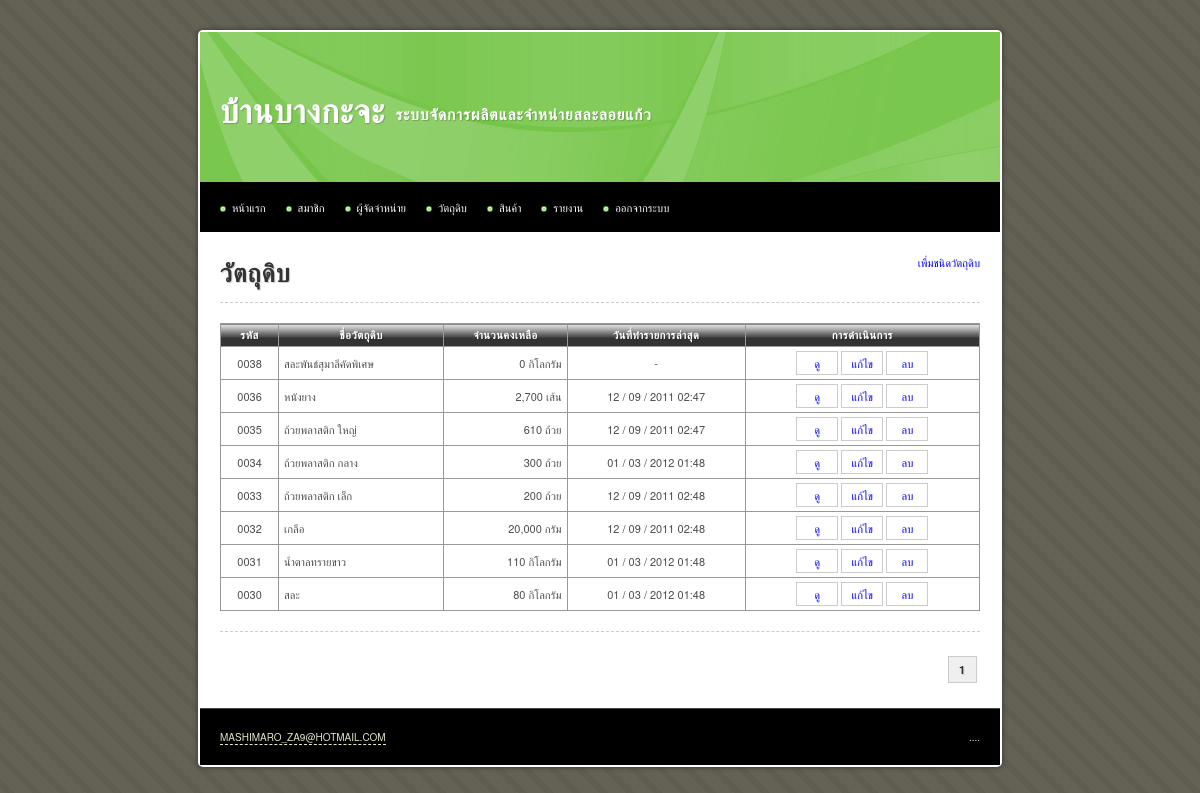
The app's page /main/material.php (signed in), older data.
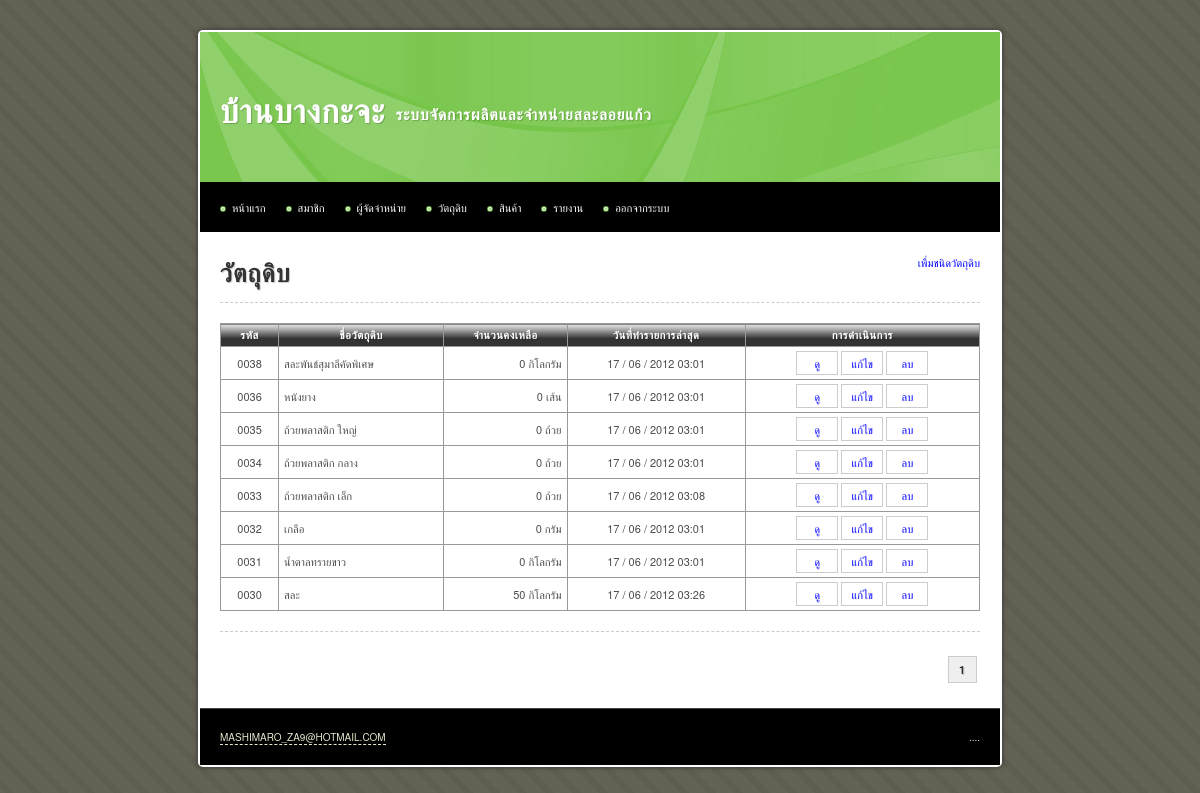
The same page, newer data.
### tables this page shows
CREATE TABLE IF NOT EXISTS `material` (
  `id` int(10) unsigned NOT NULL AUTO_INCREMENT,
  `name` varchar(255) NOT NULL,
  `description` text,
  `total` int(10) unsigned NOT NULL DEFAULT '0',
  `stock_min` int(10) unsigned NOT NULL DEFAULT '0',
  `stock_max` int(10) unsigned NOT NULL DEFAULT '0',
  `unit` varchar(255) NOT NULL,
  `average_cost_per_unit` decimal(10,2) unsigned NOT NULL DEFAULT '0.00',
  `date_create` datetime NOT NULL,
  `date_update` timestamp NOT NULL DEFAULT CURRENT_TIMESTAMP,
  `date_update_transaction` datetime DEFAULT NULL,
  PRIMARY KEY (`id`)
);

### iic_tools/helpers/iic_utilities_helper.php (called while the page is built, shortened)
<?php
function change_date_format($date, $old_separator = "-", $old_format = 'y-m-d', $new_separator = " / ", $new_format = "d-m-y")
{
	@list($_old_format_path1, $_old_format_path2, $_old_format_path3) = explode('-', $old_format);
	@list($_date_path[$_old_format_path1], $_date_path[$_old_format_path2], $_date_path[$_old_format_path3]) = explode($old_separator, $date);
	@list($_new_format_path1, $_new_format_path2, $_new_format_path3) = explode('-', $new_format);
	$_new_date = $_date_path[$_new_format_path1].$new_separator.$_date_path[$_new_format_path2].$new_separator.$_date_path[$_new_format_path3];
	return $_new_date;
}
function change_date_time_format($date_time)
{
	@list($_date, $_time) = explode(" ", $date_time);
	$_new_date		= change_date_format($_date);
	$_new_date_time = $_new_date.' '.substr($_time, 0, 5);
	return $_new_date_time;
}
function zero_fill($length, $data)
{
	while(strlen($data) < $length)
	{
		$data = '0'.$data;
	}
	return $data;
}
function remove_comma($number, $decimal = 0)
{
	$_int		= 0;
	$_decimal	= '';
	if(count(explode (".", $number)) > 1)
	{
		list($_int, $_decimal) = explode (".", $number);
	}
	else
	{
		$_int = ($number == '') ? 0 : $number;
	}
	$_int = explode (',', $_int);
	$_int = implode ($_int);
	$_new_number = $_int.$_decimal;
	return $_new_number;
}
function add_comma($number, $decimal = 0)
{
	$_sign		= '';
	$_int		= 0;
	$_decimal	= '';
	if(count(explode (".", $number)) > 1)
	{
		list($_int, $_decimal) = explode (".", $number);
	}
	else
	{
		$_int = ($number == '') ? 0 : $number;
	}
	$_int = remove_comma($_int);
	if($_int < 0)
	{
		$_sign = '-';
		$_int = str_replace('-', '', $_int);
	}
	else
	{
		$_sign = '';
	}
	$_total_loop = (strlen($_int) > 3) ? floor(strlen($_int) / 3) : 0;
	for($_loop = $_total_loop; $_loop > 0; $_loop--)
	{
		$_length = (3 * $_loop) * -1;
		$_int = substr_replace($_int, ',', $_length, 0 );
	}
	$_new_number = $_sign.$_int.$_decimal;
	return $_new_number;
}

### main/material.php (the view, shortened to what this page needs)
<?php
$sql = 'SELECT * FROM material';
$query = mysql_query($sql);
$total_rows = mysql_num_rows($query);
$rows_per_page = 10;
$limit_start = ($_GET['page'] - 1) * $rows_per_page;
$target = 'material.php?page=';
?>
<!DOCTYPE html PUBLIC "-//W3C//DTD XHTML 1.0 Transitional//EN" "http://www.w3.org/TR/xhtml1/DTD/xhtml1-transitional.dtd">
<html xmlns="http://www.w3.org/1999/xhtml">
<head>
<?php include("inc.css.php"); ?>
</head>
<body>
<div id="container">
	<?php include("inc.header.php"); ?>
	<div id="content">
		<a href="material_create.php" class="float_r">เพื่มชนิดวัตถุดิบ</a>
		<h1>วัตถุดิบ</h1>
		<hr />
			<form method="post" action="material_order_create.php">
				<table width="100%" border="1" align="center" cellpadding="5" cellspacing="0">
					<thead>
						<tr>
							<th scope="col">รหัส</th>
							<th scope="col">ชื่อวัตถุดิบ</th>
							<th scope="col">จำนวนคงเหลือ</th>
							<th scope="col">วันที่ทำรายการล่าสุด</th>
							<th scope="col">การดำเนินการ</th>
						</tr>
					</thead>
					<tbody>
						<?php
						$sql = 'SELECT *
								FROM material
								ORDER BY id DESC
								LIMIT '.$limit_start.', '.$rows_per_page;
						$query = mysql_query($sql);
						$query_row = mysql_num_rows($query);
						if($query_row > 0)
						{
							while($data = mysql_fetch_array($query))
							{
								$date_update_transaction = (is_null($data['date_update_transaction'])) ? '-' : change_date_time_format($data['date_update_transaction']);
								echo '	<tr>
											<td class="center">'.zero_fill(4, $data['id']).'</td>
											<td>'.$data['name'].'</td>
											<td class="right">'.add_comma($data['total']).' '.$data['unit'].'</td>
											<td class="center">'.$date_update_transaction.'</td>
											<td class="center">
												<a class="button" href="material_view.php?id='.$data['id'].'">ดู</a>
												<a class="button" href="material_update.php?id='.$data['id'].'">แก้ไข</a>
												<a class="button" href="material_delete.php?id='.$data['id'].'">ลบ</a>
											</td>
										</tr>';
							}
						}
						else
						{
							echo '<tr><td colspan="7" class="center">ไม่มีข้อมูล</td></tr>';
						}
						?>
					</tbody>
				</table>
			</form>
		<hr />
		<div class="pagination">
			<?php echo get_pagination($total_rows, $target, $_GET['page'], $rows_per_page); ?>
		</div>
	</div>
	<?php include("inc.footer.php"); ?>
</div>
</body>
</html>

### main/inc.css.php
<link rel="stylesheet" type="text/css" href="../iic_tools/css/aristo/Aristo.css" />
<link rel="stylesheet" type="text/css" href="../iic_tools/css/iic_layout.css" />
<link rel="stylesheet" type="text/css" href="../iic_tools/css/iic_style.css" />
<link rel="stylesheet" type="text/css" href="../css/style.css" />

### main/inc.header.php (shortened to what this page needs)
<div id="header">
	<h1>บ้านบางกะจะ</h1>
	<h2>ระบบจัดการผลิตและจำหน่ายสละลอยแก้ว</h2>
</div>
<div id="menu">
	<ul>
		<li><a href="index.php">หน้าแรก</a></li>
		<li><a href="member.php">สมาชิก</a></li>
		<li><a href="supplier.php">ผู้จัดจำหน่าย</a></li>
		<li><a href="material.php">วัตถุดิบ</a>
			</li>
		<li><a href="product.php">สินค้า</a>
		</li>
		<li>
			<a href="#">รายงาน</a>
		</li>
		<li><a href="logout.php">ออกจากระบบ</a></li>
	</ul>
</div>

### iic_tools/helpers/iic_crud_helper.php (shortened to what this page needs)
<?php
function get_pagination($total_rows, $target, $current_page, $rows_per_page = 10)
{
	$_total_page = ceil($total_rows / $rows_per_page);
	$_pagination = '';
	$_loop = 1;
	while($_loop <= $_total_page)
	{
		if($_loop <= 3 || $_loop > ($_total_page - 3))
		{
			if($_loop == $current_page)
			{
				$_pagination .= '<strong>'.$_loop.'</strong>';
			}
			else
			{
				$_pagination .= '<a href="'.$target.$_loop.'" title="Page '.$_loop.'">&nbsp;'.$_loop.'&nbsp;</a>';
			}
		}
		$_loop++;
	}
	return $_pagination;
}

### main/inc.footer.php
<div id="footer">
	<p class="copyright"><a href="http://famfamfam.com/">mashimaro_za9@hotmail.com</a></p>
	<p class="links">....</p>
</div>

### iic_tools/css/iic_layout.css (style rules this page uses)
html, body, div, span, applet, object, iframe, h1, h2, h3, h4, h5, h6, p, blockquote, pre, a, abbr, acronym, address, big, cite, code, del, dfn, em, font, img, ins, kbd, q, s, samp, small, strike, strong, sub, sup, tt, var, b, u, i, center, dl, dt, dd, ol, ul, li, fieldset, form, label, legend, table, caption, tbody, tfoot, thead, tr, th, td { margin:0; padding:0; border:0; outline:0; font-size:100%; vertical-align:baseline; background:transparent }
ol, ul { list-style:none }
table { border-collapse:collapse; border-spacing:0 }
body { font: 14px/1.5 'Microsoft Sans Serif', 'Helvetica Neue', Arial, 'Liberation Sans', FreeSans, sans-serif }
hr { border:0 #ccc solid; border-top-width:1px; clear:both; height:0 }
h1 { font-size:25px }
h2 { font-size:23px }
li { margin-left:30px }
p, dl, hr, h1, h2, h3, h4, h5, h6, h7, ol, ul, pre, table, address, fieldset { margin-bottom:20px }

### iic_tools/css/iic_style.css (style rules this page uses)
.float_r { float: right; }
.center { text-align: center; }
.right { text-align: right; }
a:link { color: #00F; text-decoration: none; }
thead th { background-image: url(../img/bg_th.png); white-space: nowrap; }
a[class^=button] { color: #4F4F4F }
.pagination { float: right; margin: 8px 0px; text-align: right; }
.pagination strong, .pagination .current { border: 1px solid #CCC; background-color: #EFEFEF; padding: 5px 10px; margin: 0px 3px; }

### css/style.css (style rules this page uses)
body { margin: 30px 0px 20px 0px; padding: 0; background: #D7D7BD url(../images/img01.png) repeat; text-align: justify; line-height: 20px; font-size: 11px; color: #4C4C4C; }
h1, h2, h3, h4, h5, h6, th, b, strong { color: #333; letter-spacing: 1px; text-shadow: 1px 1px 1px rgba(0, 0, 0, 0.2); -moz-text-shadow: 1px 1px 1px rgba(0, 0, 0, 0.2); -webkit-text-shadow: 1px 1px 1px rgba(0, 0, 0, 0.2); }
hr { border-style: dashed; }
#container { background: #FFF; display: table; width: 800px; margin: auto; padding: 2px; border-radius: 5px; -moz-border-radius: 5px; -webkit-border-radius: 5px; box-shadow: 0px 0px 5px #333; -moz-box-shadow: 0px 0px 5px #333; -webkit-box-shadow: 0px 0px 5px #333; }
#content { background: #FFF; padding: 20px; }
#content h1 { margin-top: 10px; }
a.button { border: 1px solid #CCC; color: #00F; display: inline-block; margin: 3px 0px; min-width: 30px; padding: 1px 5px; }
table { border: 1px solid #000; border-collapse: collapse; width: 100% }
table td, table th { padding: 1px 5px; border: 1px solid #999; border-collapse: collapse; }
table th { background-color: #333; border: 1px solid #999; color: #FFF; text-align: center; letter-spacing: 0.5px; }
#header { height: 150px; margin: 0px auto; background: #FFAC16 url(../images/img03.jpg) left top; }
#header h1, #header h2 { margin: 0px; padding: 0; text-transform: uppercase; font-family: Arial, Helvetica, sans-serif; font-weight: bold; color: #FFFFFF; }
#header h1 { float: left; padding: 70px 10px 10px 20px; font-size: 3em; }
#header h2 { padding: 73px 10px 0px 0px; font-size: 1.4em; }
#menu { background: #000; height: 50px; line-height: 50px; margin: 0px auto; padding: 0 0 0 20px; }
#menu ul { margin: 0px; list-style: none; }
#menu ul li { float: left; margin-left: 0px; position: relative; }
#menu ul li a { display: block; border: none; background: url(../images/img05.jpg) no-repeat left 55%; padding: 0px 0px 0px 12px; margin-right: 20px; text-decoration: none; color: #FFFFFF; }
#footer { clear: both; height: 38px; margin: 0px auto; padding-top: 18px; border-top: 1px solid #444444; background: #000000; text-transform: uppercase; font-size: 10px; color: #E5E5CC; }
#footer .copyright { float: left; margin: 0px; padding-left: 20px; text-align: center; }
#footer .links { float: right; margin: 0px; padding-right: 20px; text-align: center; }
#footer a { border-bottom: 1px #E5E5CC dashed; text-decoration: none; color: #E5E5CC; }

Row changes from the older to the newer data that the page shows:
changed material "สละพันธ์สุมาลีคัดพิเศษ": date_update_transaction "-" → "17 / 06 / 2012 03:01"
changed material "หนังยาง": total "2,700" → "0"; date_update_transaction "12 / 09 / 2011 02:47" → "17 / 06 / 2012 03:01"
changed material "ถ้วยพลาสติก ใหญ่": total "610" → "0"; date_update_transaction "12 / 09 / 2011 02:47" → "17 / 06 / 2012 03:01"
changed material "ถ้วยพลาสติก กลาง": total "300" → "0"; date_update_transaction "01 / 03 / 2012 01:48" → "17 / 06 / 2012 03:01"
changed material "ถ้วยพลาสติก เล็ก": total "200" → "0"; date_update_transaction "12 / 09 / 2011 02:48" → "17 / 06 / 2012 03:08"
changed material "เกลือ": total "20,000" → "0"; date_update_transaction "12 / 09 / 2011 02:48" → "17 / 06 / 2012 03:01"
changed material "น้ำตาลทรายขาว": total "110" → "0"; date_update_transaction "01 / 03 / 2012 01:48" → "17 / 06 / 2012 03:01"
changed material "สละ": total "80" → "50"; date_update_transaction "01 / 03 / 2012 01:48" → "17 / 06 / 2012 03:26"
